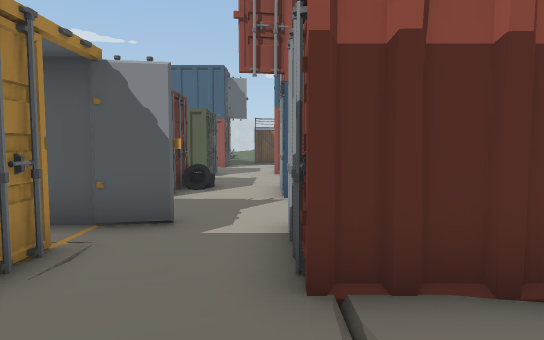
View 1 (above)

24 first-person views from a walk through a 3-D level made in the Unity game engine. The camera is 1.4 m above the floor, tilts 4° down and sees 75° across. The floor is counted in squares, 1 m on a side. Each view is taken from the middle of a square. On the plan, view 1 faces up. The plan holds only what a view shows up to about 15 squares ahead; the rest is blank. The place goes on beyond the plan. The player is left out. Some animated figures are not drawn. Some surface patterns are stand-ins.

View 2
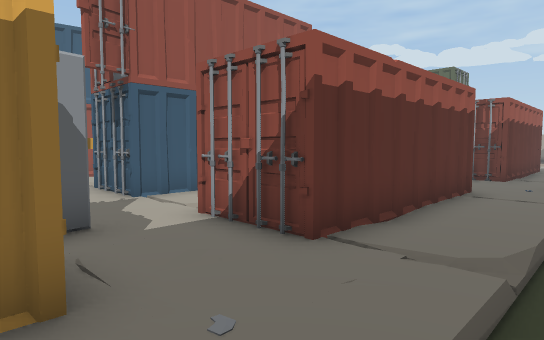

View 3
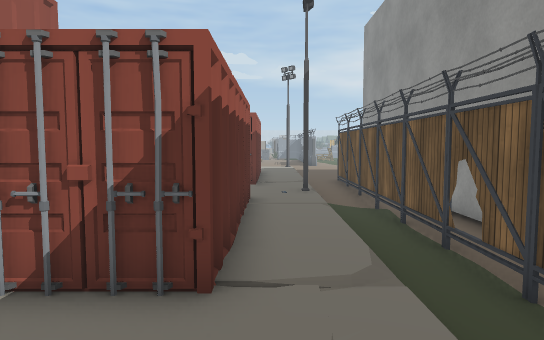

View 4
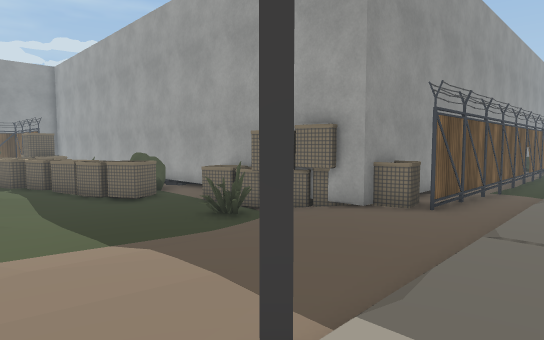

View 5
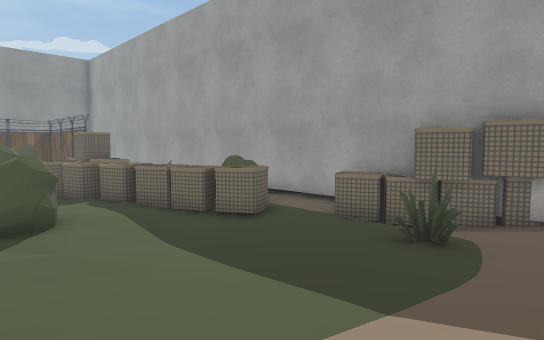

View 6
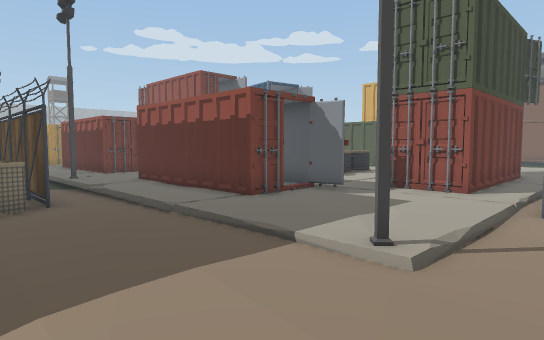

View 7
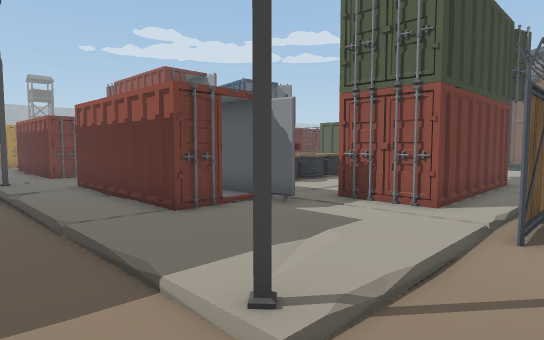

View 8
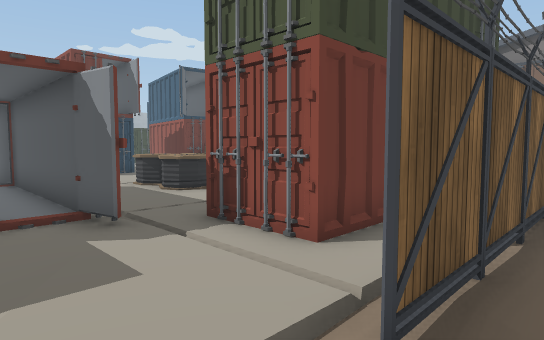

View 9
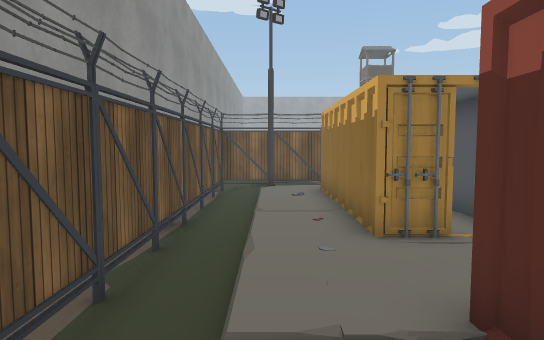

View 10
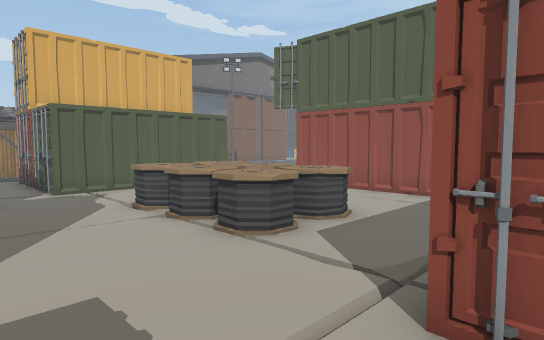

View 11
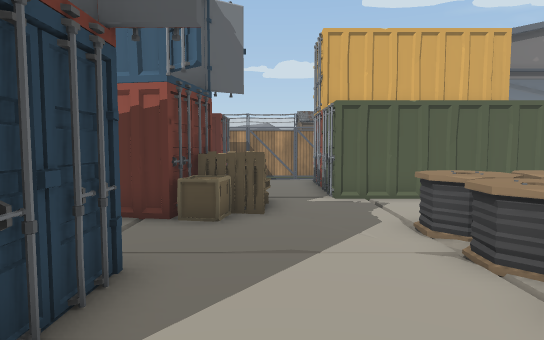

View 12
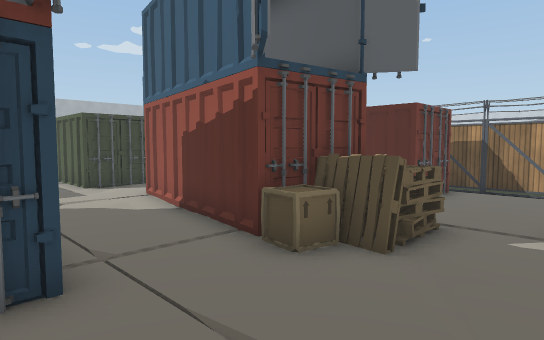

View 13
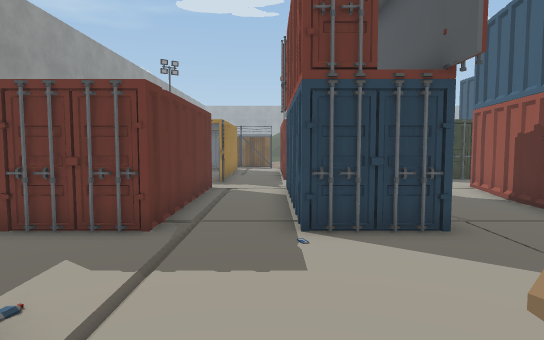

View 14
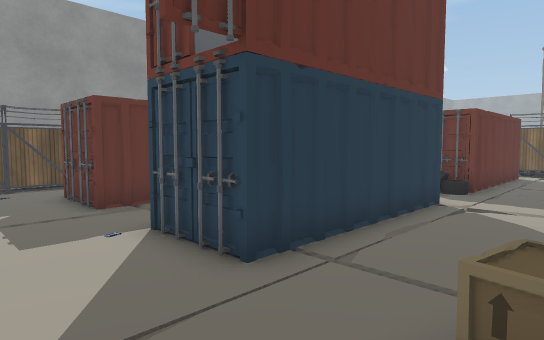

View 15
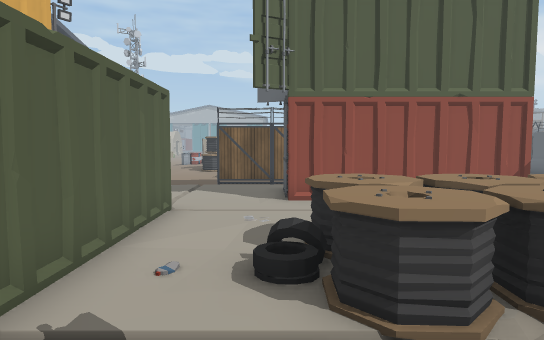

View 16
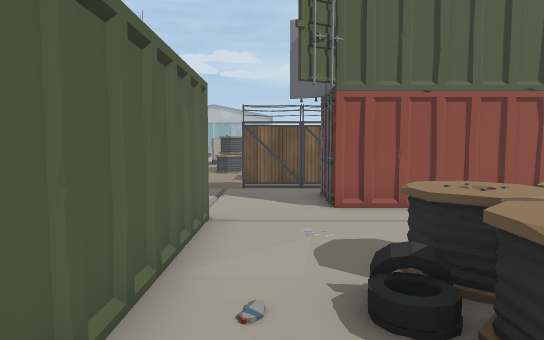

View 17
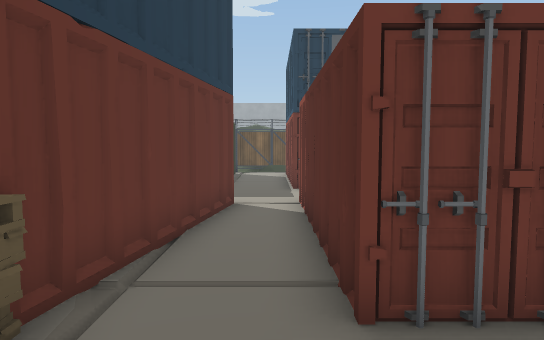

View 18
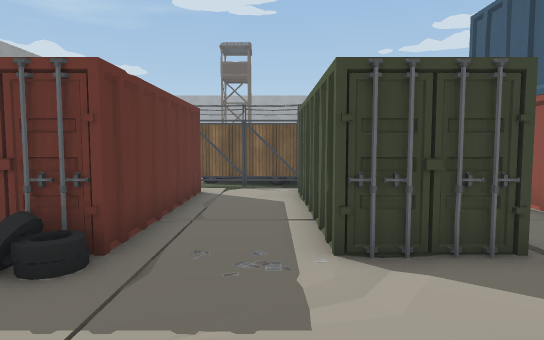

View 19
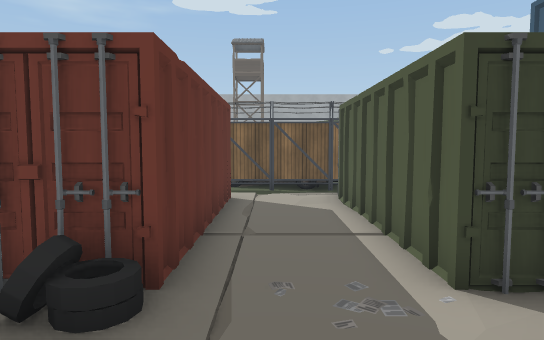

View 20
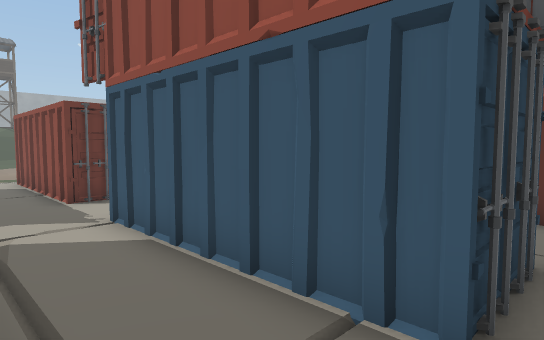

View 21
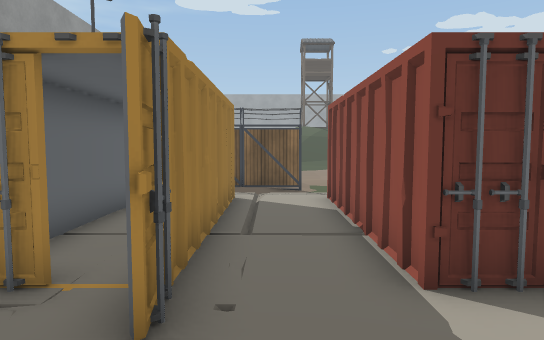

View 22
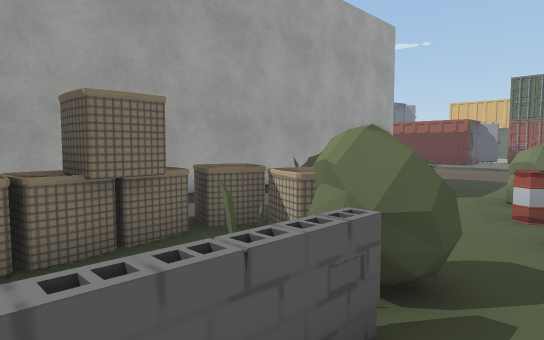

View 23
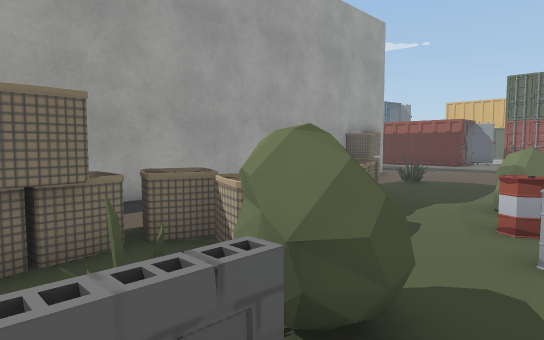

View 24
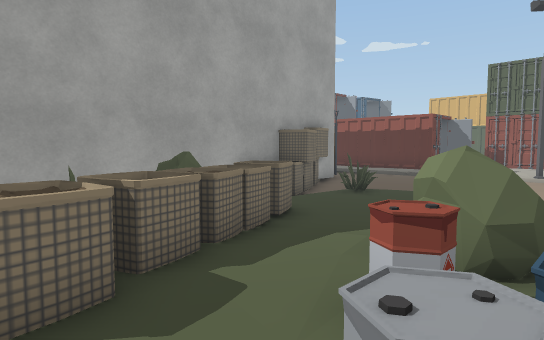

### Floor plan
Key: @ floor where view 1 was taken; # wall or solid block; . main floor; - floor 0.25 m lower than the main floor; = window, fence, low wall or low ledge; C container; F fence; B barrier; U bush; P pallet; R crate; A barrel; O other object.
Columns run from 11 left of view 1 to 22 right of it. Each row starts with its distance up from view 1.
 20                  C...C
 19                  C...C
 18      CCCCC.CCCCCCC...C
 17      ................C
 16      .......CCC......C     C......
 15          C.    CCCPP.CCCCCC.....F.
 14 F        C.CC    PPP............F.
 13 O CCCCCCCC....CCCRR....O....CC..F.
 12 O ....................OOO...CCC.F.
 11 F.....................OOO...C C.F
 10 F..CCCCCCC.CCCCCCC....OOO...C C.F
  9 F        C.C     C....OOO...C C.F
  8 .  CCCCCCC.CCCCCCC....OOO...C C.F
  7 F ..........................CCC.F.
  6 F-..............................F.
  5 F..CCCCCCCCCCCCCCC...CCCCCCCC...F
  4 F     .....C     C...C     C....-
  3 F .CCCCCCC.CCCCCCC...CCCCCCC....--
  2 F................................-
  1 O.O................#...........O..
  0 F----------@---------------.......
 -1 FFFFFFFFFFFFFFFFFFFFFFFFB-........
 -2                ##    ###B----.....
 -3                         B#--------
 -4                          B-O----
 -5                         BBB------
 -6                          BB------
 -7                          BB------
 -8                          #-BB----
 -9                          #UBB---U
-10                          #UBB--UU
-11                          #UUBB--A
-12                          #-OBB--AA
-13                          #-OOBB-AA
-14                          #---BB---
-15                          #-BBBBU--
-16                          # BB- UU-
-17                          # BB- O=
-18                          # BB-  =-
-19                            BB   =-

Positions as (right, up) in squares from view 1, and headings:
1: (0, 0), facing up
2: (-3, 0), facing up-right
3: (-3, 2), facing right
4: (21, 2), facing down-left
5: (22, -2), facing down-left
6: (22, -3), facing up-left
7: (22, -1), facing up-left
8: (22, 3), facing up-left
9: (3, 1), facing left
10: (7, 4), facing up-right
11: (8, 6), facing up
12: (10, 9), facing up-left
13: (12, 7), facing left
14: (9, 13), facing down-left
15: (8, 13), facing right
16: (9, 14), facing right
17: (9, 17), facing left
18: (2, 12), facing left
19: (1, 11), facing left
20: (7, 5), facing up-left
21: (1, 6), facing left
22: (22, -19), facing up-left
23: (22, -18), facing up-left
24: (22, -14), facing up-left
